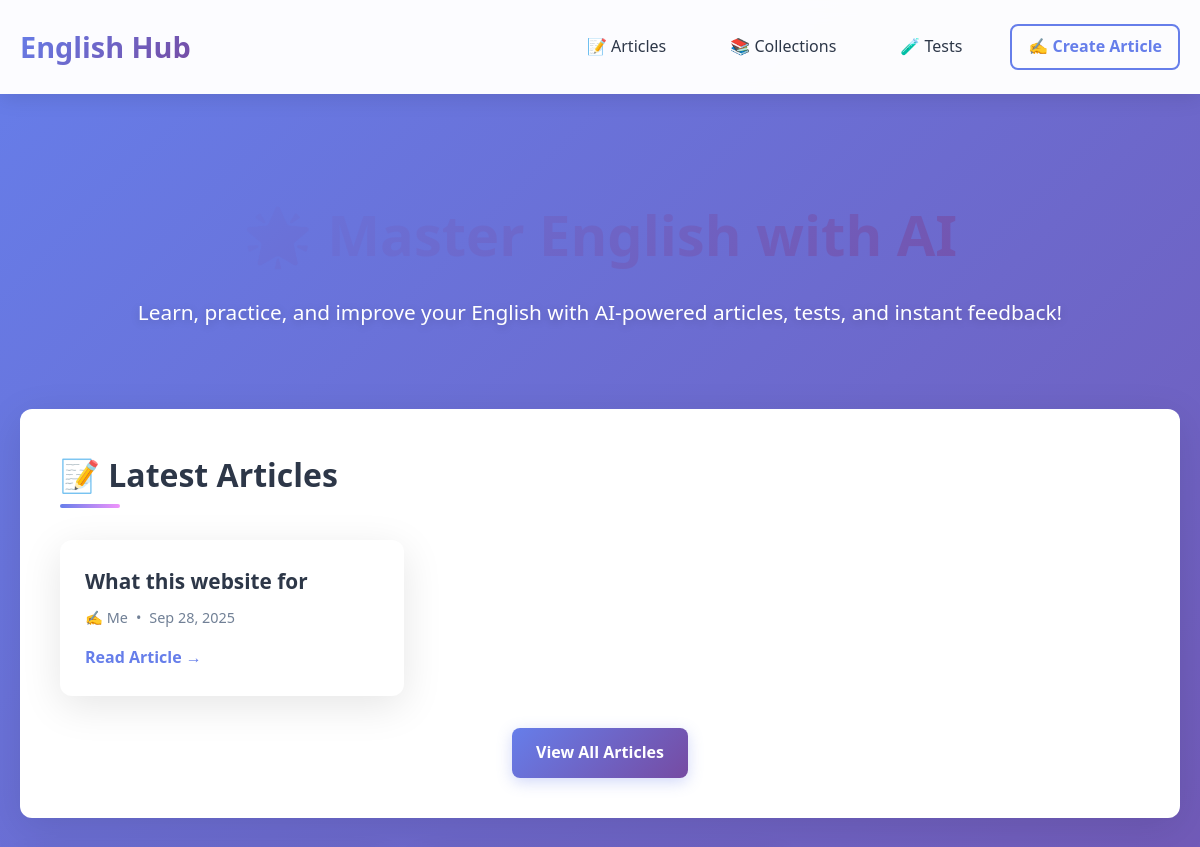
The app's page / (upper part), older data.
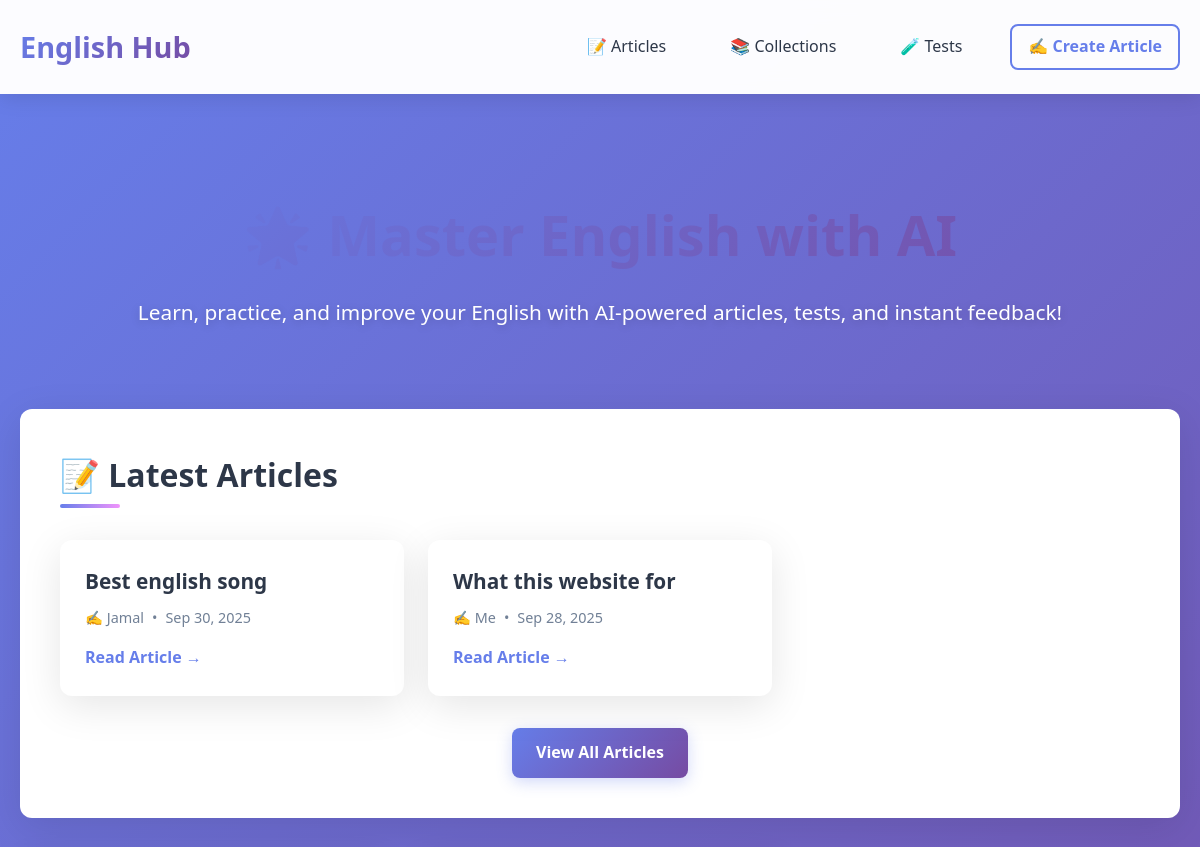
The same page, newer data.
### app/models.py (models this page shows)
class Article(Base):
    __tablename__ = "articles"
    id = Column(Integer, primary_key=True, index=True)
    title = Column(String(200), nullable=False)
    body = Column(Text, nullable=False)
    author = Column(String(100), default="Anonymous")
    created_at = Column(DateTime, default=datetime.utcnow)
    comments = relationship("Comment", back_populates="article", cascade="all, delete-orphan")
    collections = relationship("Collection", secondary=article_collection, back_populates="articles")

### app/main.py (the view)
@app.get("/", response_class=HTMLResponse)
def index(request: Request, db=Depends(get_db)):
    articles = crud.get_articles(db, limit=10)
    collections = crud.get_collections(db)
    tests = crud.get_tests(db)
    return templates.TemplateResponse("index.html", {"request": request, "articles": articles, "collections": collections, "tests": tests})

### app/templates/index.html (shortened to what this page needs)
{% extends "base.html" %}
{% block content %}
<div class="hero">
  <h1>🌟 Master English with AI</h1>
  <p>Learn, practice, and improve your English with AI-powered articles, tests, and instant feedback!</p>
</div>
<div class="content-card">
  <h2>📝 Latest Articles</h2>
  {% if articles %}
    <div class="card-grid">
      {% for a in articles %}
        <div class="card">
          <h3 class="card-title">{{ a.title }}</h3>
          <div class="card-meta">
            <span>✍️ {{ a.author }}</span>
            <span>•</span>
            <span>{{ a.created_at.strftime('%b %d, %Y') if a.created_at else 'Recently' }}</span>
          </div>
          <a href="/articles/{{ a.id }}" class="card-link">Read Article →</a>
        </div>
      {% endfor %}
    </div>
    <div style="text-align: center; margin-top: 2rem;">
      <a href="/articles" class="btn">View All Articles</a>
    </div>
  {% else %}
    <p style="text-align: center; color: var(--gray); padding: 2rem;">
      No articles yet. <a href="/articles/create" class="card-link">Create the first one!</a>
    </p>
  {% endif %}
</div>
{% endblock %}

Row changes from the older to the newer data that the page shows:
added Article: title "Best english song", author "Jamal", created_at "Sep 30, 2025"
